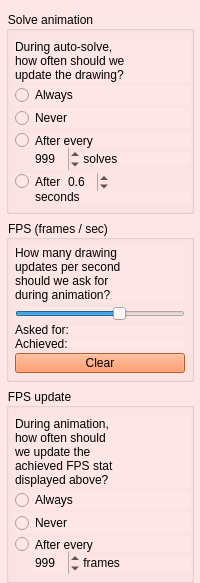
        <widget class="QWidget" name="update_tab">
         <property name="styleSheet">
          <string>background-color: rgb(255, 230, 230);</string>
         </property>
         <attribute name="title">
          <string>Update</string>
         </attribute>
         <layout class="QVBoxLayout" name="verticalLayout_28">
          <property name="leftMargin">
           <number>6</number>
          </property>
          <property name="rightMargin">
           <number>6</number>
          </property>
          <property name="bottomMargin">
           <number>0</number>
          </property>
          <item>
           <widget class="QGroupBox" name="gbox_auto_solve_draw">
            <property name="sizePolicy">
             <sizepolicy hsizetype="Minimum" vsizetype="Fixed">
              <horstretch>0</horstretch>
              <verstretch>0</verstretch>
             </sizepolicy>
            </property>
            <property name="title">
             <string>Solve animation</string>
            </property>
            <layout class="QVBoxLayout" name="verticalLayout_11">
             <property name="spacing">
              <number>3</number>
             </property>
             <property name="leftMargin">
              <number>6</number>
             </property>
             <property name="rightMargin">
              <number>1</number>
             </property>
             <item>
              <widget class="QLabel" name="label_top_question_2">
               <property name="sizePolicy">
                <sizepolicy hsizetype="Minimum" vsizetype="Fixed">
                 <horstretch>0</horstretch>
                 <verstretch>0</verstretch>
                </sizepolicy>
               </property>
               <property name="mouseTracking">
                <bool>false</bool>
               </property>
               <property name="text">
                <string>During auto-solve,
how often should we
update the drawing?</string>
               </property>
               <property name="textFormat">
                <enum>Qt::PlainText</enum>
               </property>
              </widget>
             </item>
             <item>
              <widget class="QRadioButton" name="p_radio_auto_update_always_">
               <property name="text">
                <string>Always</string>
               </property>
              </widget>
             </item>
             <item>
              <widget class="QRadioButton" name="p_radio_auto_update_never_">
               <property name="text">
                <string>Never</string>
               </property>
              </widget>
             </item>
             <item>
              <spacer name="verticalSpacer_2">
               <property name="orientation">
                <enum>Qt::Vertical</enum>
               </property>
               <property name="sizeType">
                <enum>QSizePolicy::Maximum</enum>
               </property>
               <property name="sizeHint" stdset="0">
                <size>
                 <width>0</width>
                 <height>2</height>
                </size>
               </property>
              </spacer>
             </item>
             <item>
              <layout class="QVBoxLayout" name="lay_after_every">
               <property name="spacing">
                <number>0</number>
               </property>
               <item>
                <widget class="QRadioButton" name="p_radio_auto_update_gen_">
                 <property name="sizePolicy">
                  <sizepolicy hsizetype="Minimum" vsizetype="Fixed">
                   <horstretch>0</horstretch>
                   <verstretch>0</verstretch>
                  </sizepolicy>
                 </property>
                 <property name="minimumSize">
                  <size>
                   <width>0</width>
                   <height>0</height>
                  </size>
                 </property>
                 <property name="maximumSize">
                  <size>
                   <width>16777215</width>
                   <height>15</height>
                  </size>
                 </property>
                 <property name="text">
                  <string>After every</string>
                 </property>
                </widget>
               </item>
               <item>
                <layout class="QHBoxLayout" name="lay_xxx_solves">
                 <property name="spacing">
                  <number>0</number>
                 </property>
                 <property name="leftMargin">
                  <number>0</number>
                 </property>
                 <item>
                  <spacer name="hspace_2">
                   <property name="orientation">
                    <enum>Qt::Horizontal</enum>
                   </property>
                   <property name="sizeType">
                    <enum>QSizePolicy::Maximum</enum>
                   </property>
                   <property name="sizeHint" stdset="0">
                    <size>
                     <width>18</width>
                     <height>0</height>
                    </size>
                   </property>
                  </spacer>
                 </item>
                 <item>
                  <widget class="QSpinBox" name="p_spinb_auto_update_gen_">
                   <property name="sizePolicy">
                    <sizepolicy hsizetype="Fixed" vsizetype="Fixed">
                     <horstretch>0</horstretch>
                     <verstretch>0</verstretch>
                    </sizepolicy>
                   </property>
                   <property name="minimumSize">
                    <size>
                     <width>0</width>
                     <height>0</height>
                    </size>
                   </property>
                   <property name="maximumSize">
                    <size>
                     <width>16777215</width>
                     <height>16777215</height>
                    </size>
                   </property>
                   <property name="focusPolicy">
                    <enum>Qt::StrongFocus</enum>
                   </property>
                   <property name="wrapping">
                    <bool>true</bool>
                   </property>
                   <property name="frame">
                    <bool>false</bool>
                   </property>
                   <property name="alignment">
                    <set>Qt::AlignLeading|Qt::AlignLeft|Qt::AlignVCenter</set>
                   </property>
                   <property name="accelerated">
                    <bool>true</bool>
                   </property>
                   <property name="suffix">
                    <string/>
                   </property>
                   <property name="prefix">
                    <string/>
                   </property>
                   <property name="minimum">
                    <number>2</number>
                   </property>
                   <property name="maximum">
                    <number>999</number>
                   </property>
                   <property name="value">
                    <number>999</number>
                   </property>
                  </widget>
                 </item>
                 <item>
                  <widget class="QLabel" name="label_solves">
                   <property name="sizePolicy">
                    <sizepolicy hsizetype="Minimum" vsizetype="Fixed">
                     <horstretch>0</horstretch>
                     <verstretch>0</verstretch>
                    </sizepolicy>
                   </property>
                   <property name="mouseTracking">
                    <bool>false</bool>
                   </property>
                   <property name="text">
                    <string> solves</string>
                   </property>
                   <property name="textFormat">
                    <enum>Qt::PlainText</enum>
                   </property>
                   <property name="alignment">
                    <set>Qt::AlignLeading|Qt::AlignLeft|Qt::AlignVCenter</set>
                   </property>
                  </widget>
                 </item>
                </layout>
               </item>
              </layout>
             </item>
             <item>
              <layout class="QVBoxLayout" name="vlay_after_time">
               <property name="spacing">
                <number>0</number>
               </property>
               <item>
                <layout class="QHBoxLayout" name="hlay_after_time">
                 <property name="spacing">
                  <number>0</number>
                 </property>
                 <item>
                  <widget class="QRadioButton" name="p_radio_auto_update_seconds_">
                   <property name="sizePolicy">
                    <sizepolicy hsizetype="Minimum" vsizetype="Fixed">
                     <horstretch>0</horstretch>
                     <verstretch>0</verstretch>
                    </sizepolicy>
                   </property>
                   <property name="maximumSize">
                    <size>
                     <width>16777215</width>
                     <height>15</height>
                    </size>
                   </property>
                   <property name="text">
                    <string>After</string>
                   </property>
                  </widget>
                 </item>
                 <item>
                  <widget class="QDoubleSpinBox" name="p_spinb_auto_update_seconds_">
                   <property name="sizePolicy">
                    <sizepolicy hsizetype="Fixed" vsizetype="Fixed">
                     <horstretch>0</horstretch>
                     <verstretch>0</verstretch>
                    </sizepolicy>
                   </property>
                   <property name="minimumSize">
                    <size>
                     <width>0</width>
                     <height>0</height>
                    </size>
                   </property>
                   <property name="maximumSize">
                    <size>
                     <width>43</width>
                     <height>18</height>
                    </size>
                   </property>
                   <property name="wrapping">
                    <bool>true</bool>
                   </property>
                   <property name="frame">
                    <bool>false</bool>
                   </property>
                   <property name="alignment">
                    <set>Qt::AlignLeading|Qt::AlignLeft|Qt::AlignVCenter</set>
                   </property>
                   <property name="decimals">
                    <number>1</number>
                   </property>
                   <property name="minimum">
                    <double>0.100000000000000</double>
                   </property>
                   <property name="maximum">
                    <double>99.900000000000006</double>
                   </property>
                   <property name="value">
                    <double>0.600000000000000</double>
                   </property>
                  </widget>
                 </item>
                 <item>
                  <spacer name="hspace_b">
                   <property name="orientation">
                    <enum>Qt::Horizontal</enum>
                   </property>
                   <property name="sizeHint" stdset="0">
                    <size>
                     <width>0</width>
                     <height>0</height>
                    </size>
                   </property>
                  </spacer>
                 </item>
                </layout>
               </item>
               <item>
                <layout class="QHBoxLayout" name="hlay_seconds_b">
                 <property name="spacing">
                  <number>0</number>
                 </property>
                 <item>
                  <spacer name="hspace_20_b">
                   <property name="orientation">
                    <enum>Qt::Horizontal</enum>
                   </property>
                   <property name="sizeType">
                    <enum>QSizePolicy::Maximum</enum>
                   </property>
                   <property name="sizeHint" stdset="0">
                    <size>
                     <width>20</width>
                     <height>0</height>
                    </size>
                   </property>
                  </spacer>
                 </item>
                 <item>
                  <widget class="QLabel" name="label_seconds_b">
                   <property name="sizePolicy">
                    <sizepolicy hsizetype="Minimum" vsizetype="Fixed">
                     <horstretch>0</horstretch>
                     <verstretch>0</verstretch>
                    </sizepolicy>
                   </property>
                   <property name="maximumSize">
                    <size>
                     <width>16777215</width>
                     <height>11</height>
                    </size>
                   </property>
                   <property name="text">
                    <string>seconds</string>
                   </property>
                   <property name="textFormat">
                    <enum>Qt::PlainText</enum>
                   </property>
                  </widget>
                 </item>
                </layout>
               </item>
              </layout>
             </item>
            </layout>
           </widget>
          </item>
          <item>
           <widget class="QGroupBox" name="gbox_animation_stats">
            <property name="title">
             <string>FPS (frames / sec)</string>
            </property>
            <layout class="QVBoxLayout" name="verticalLayout_14">
             <property name="spacing">
              <number>4</number>
             </property>
             <property name="margin">
              <number>6</number>
             </property>
             <item>
              <widget class="QLabel" name="label_28">
               <property name="text">
                <string>How many drawing
updates per second
should we ask for
during animation?</string>
               </property>
               <property name="textFormat">
                <enum>Qt::PlainText</enum>
               </property>
              </widget>
             </item>
             <item>
              <widget class="QSlider" name="p_slider_animation_fps_">
               <property name="maximumSize">
                <size>
                 <width>16777215</width>
                 <height>16</height>
                </size>
               </property>
               <property name="minimum">
                <number>200</number>
               </property>
               <property name="maximum">
                <number>1000</number>
               </property>
               <property name="singleStep">
                <number>20</number>
               </property>
               <property name="pageStep">
                <number>200</number>
               </property>
               <property name="value">
                <number>700</number>
               </property>
               <property name="orientation">
                <enum>Qt::Horizontal</enum>
               </property>
               <property name="tickPosition">
                <enum>QSlider::NoTicks</enum>
               </property>
              </widget>
             </item>
             <item>
              <layout class="QHBoxLayout" name="hlay_animation_fps_requested">
               <property name="spacing">
                <number>0</number>
               </property>
               <item>
                <widget class="QLabel" name="label_animation_fps_requested">
                 <property name="sizePolicy">
                  <sizepolicy hsizetype="Fixed" vsizetype="Fixed">
                   <horstretch>0</horstretch>
                   <verstretch>0</verstretch>
                  </sizepolicy>
                 </property>
                 <property name="maximumSize">
                  <size>
                   <width>16777215</width>
                   <height>10</height>
                  </size>
                 </property>
                 <property name="text">
                  <string>Asked for:</string>
                 </property>
                 <property name="textFormat">
                  <enum>Qt::PlainText</enum>
                 </property>
                </widget>
               </item>
               <item>
                <widget class="QLabel" name="p_label_animation_fps_requested_">
                 <property name="sizePolicy">
                  <sizepolicy hsizetype="Minimum" vsizetype="Fixed">
                   <horstretch>0</horstretch>
                   <verstretch>0</verstretch>
                  </sizepolicy>
                 </property>
                 <property name="maximumSize">
                  <size>
                   <width>16777215</width>
                   <height>10</height>
                  </size>
                 </property>
                 <property name="text">
                  <string/>
                 </property>
                 <property name="textFormat">
                  <enum>Qt::PlainText</enum>
                 </property>
                 <property name="alignment">
                  <set>Qt::AlignRight|Qt::AlignTrailing|Qt::AlignVCenter</set>
                 </property>
                </widget>
               </item>
              </layout>
             </item>
             <item>
              <layout class="QHBoxLayout" name="hlay_animation_fps_achieved">
               <property name="spacing">
                <number>0</number>
               </property>
               <item>
                <widget class="QLabel" name="label_animation_fps_achieved">
                 <property name="sizePolicy">
                  <sizepolicy hsizetype="Fixed" vsizetype="Fixed">
                   <horstretch>0</horstretch>
                   <verstretch>0</verstretch>
                  </sizepolicy>
                 </property>
                 <property name="maximumSize">
                  <size>
                   <width>16777215</width>
                   <height>10</height>
                  </size>
                 </property>
                 <property name="text">
                  <string>Achieved:</string>
                 </property>
                 <property name="textFormat">
                  <enum>Qt::PlainText</enum>
                 </property>
                </widget>
               </item>
               <item>
                <widget class="QLabel" name="p_label_animation_fps_achieved_">
                 <property name="sizePolicy">
                  <sizepolicy hsizetype="Minimum" vsizetype="Fixed">
                   <horstretch>0</horstretch>
                   <verstretch>0</verstretch>
                  </sizepolicy>
                 </property>
                 <property name="maximumSize">
                  <size>
                   <width>16777215</width>
                   <height>10</height>
                  </size>
                 </property>
                 <property name="text">
                  <string/>
                 </property>
                 <property name="textFormat">
                  <enum>Qt::PlainText</enum>
                 </property>
                 <property name="alignment">
                  <set>Qt::AlignRight|Qt::AlignTrailing|Qt::AlignVCenter</set>
                 </property>
                </widget>
               </item>
              </layout>
             </item>
             <item>
              <widget class="QPushButton" name="p_button_clear_animation_fps_achieved_">
               <property name="maximumSize">
                <size>
                 <width>16777215</width>
                 <height>20</height>
                </size>
               </property>
               <property name="styleSheet">
                <string>background-color: rgb(255, 128, 64);</string>
               </property>
               <property name="text">
                <string>Clear</string>
               </property>
              </widget>
             </item>
            </layout>
           </widget>
          </item>
          <item>
           <widget class="QGroupBox" name="gbox_animation_stats_update">
            <property name="title">
             <string>FPS update</string>
            </property>
            <layout class="QVBoxLayout" name="verticalLayout_15">
             <property name="spacing">
              <number>3</number>
             </property>
             <property name="leftMargin">
              <number>6</number>
             </property>
             <property name="rightMargin">
              <number>1</number>
             </property>
             <property name="bottomMargin">
              <number>6</number>
             </property>
             <item>
              <widget class="QLabel" name="label_top_question_3">
               <property name="text">
                <string>During animation,
how often should
we update the
achieved FPS stat
displayed above?</string>
               </property>
               <property name="textFormat">
                <enum>Qt::PlainText</enum>
               </property>
              </widget>
             </item>
             <item>
              <widget class="QRadioButton" name="p_radio_animation_fps_always_">
               <property name="text">
                <string>Always</string>
               </property>
              </widget>
             </item>
             <item>
              <widget class="QRadioButton" name="p_radio_animation_fps_never_">
               <property name="text">
                <string>Never</string>
               </property>
              </widget>
             </item>
             <item>
              <spacer name="verticalSpacer_5">
               <property name="orientation">
                <enum>Qt::Vertical</enum>
               </property>
               <property name="sizeType">
                <enum>QSizePolicy::Maximum</enum>
               </property>
               <property name="sizeHint" stdset="0">
                <size>
                 <width>0</width>
                 <height>1</height>
                </size>
               </property>
              </spacer>
             </item>
             <item>
              <layout class="QVBoxLayout" name="verticalLayout_16">
               <property name="spacing">
                <number>0</number>
               </property>
               <item>
                <widget class="QRadioButton" name="p_radio_animation_fps_gen_">
                 <property name="maximumSize">
                  <size>
                   <width>16777215</width>
                   <height>15</height>
                  </size>
                 </property>
                 <property name="text">
                  <string>After every</string>
                 </property>
                </widget>
               </item>
               <item>
                <layout class="QHBoxLayout" name="hlay_frames">
                 <property name="spacing">
                  <number>0</number>
                 </property>
                 <item>
                  <spacer name="hspace_frames">
                   <property name="orientation">
                    <enum>Qt::Horizontal</enum>
                   </property>
                   <property name="sizeType">
                    <enum>QSizePolicy::Maximum</enum>
                   </property>
                   <property name="sizeHint" stdset="0">
                    <size>
                     <width>18</width>
                     <height>0</height>
                    </size>
                   </property>
                  </spacer>
                 </item>
                 <item>
                  <widget class="QSpinBox" name="p_spinb_animation_fps_gen_">
                   <property name="sizePolicy">
                    <sizepolicy hsizetype="Fixed" vsizetype="Fixed">
                     <horstretch>0</horstretch>
                     <verstretch>0</verstretch>
                    </sizepolicy>
                   </property>
                   <property name="wrapping">
                    <bool>true</bool>
                   </property>
                   <property name="frame">
                    <bool>false</bool>
                   </property>
                   <property name="buttonSymbols">
                    <enum>QAbstractSpinBox::UpDownArrows</enum>
                   </property>
                   <property name="minimum">
                    <number>2</number>
                   </property>
                   <property name="maximum">
                    <number>999</number>
                   </property>
                   <property name="value">
                    <number>999</number>
                   </property>
                  </widget>
                 </item>
                 <item>
                  <widget class="QLabel" name="label_frames">
                   <property name="sizePolicy">
                    <sizepolicy hsizetype="Minimum" vsizetype="Fixed">
                     <horstretch>0</horstretch>
                     <verstretch>0</verstretch>
                    </sizepolicy>
                   </property>
                   <property name="text">
                    <string> frames</string>
                   </property>
                   <property name="textFormat">
                    <enum>Qt::PlainText</enum>
                   </property>
                  </widget>
                 </item>
                </layout>
               </item>
              </layout>
             </item>
            </layout>
           </widget>
          </item>
          <item>
           <spacer name="verticalSpacer_8">
            <property name="orientation">
             <enum>Qt::Vertical</enum>
            </property>
            <property name="sizeHint" stdset="0">
             <size>
              <width>0</width>
              <height>0</height>
             </size>
            </property>
           </spacer>
          </item>
         </layout>
        </widget>
